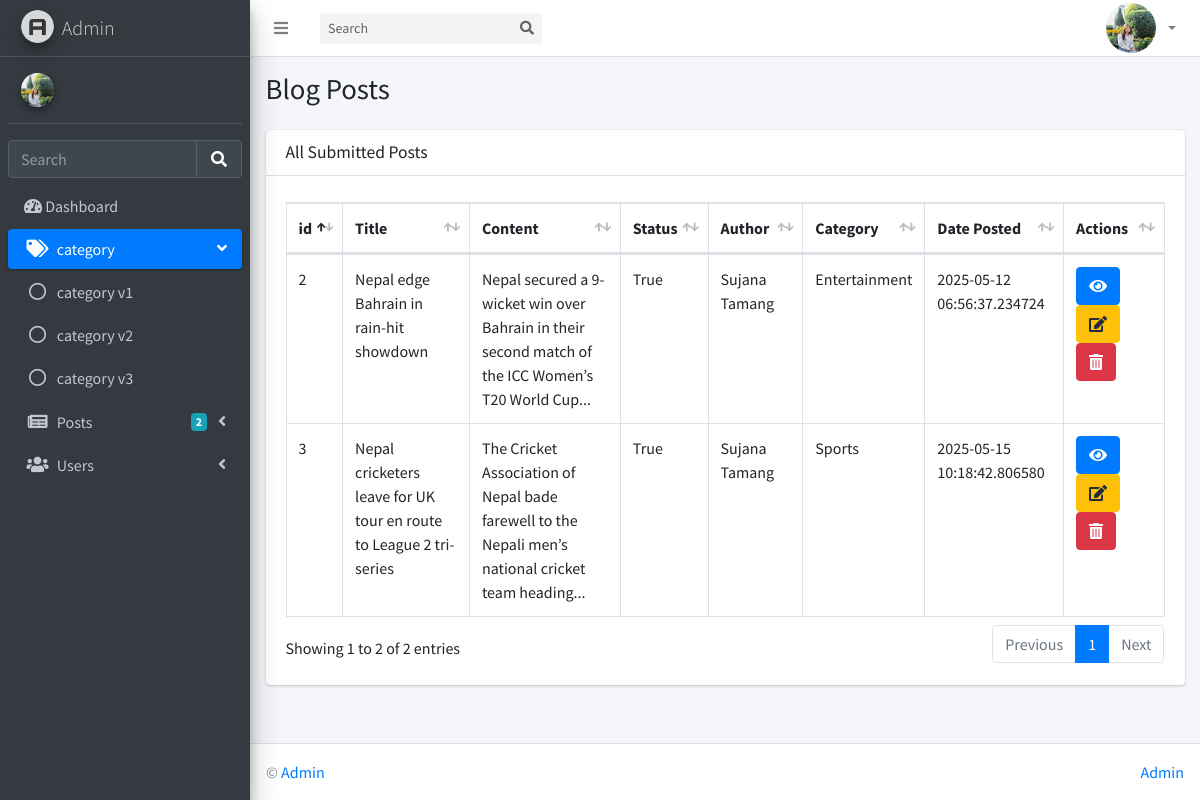
The page /posts_table on the database its author committed.
### apps/models.py (models this page shows)
class NewsPost(db.Model):
    __tablename__ = "news_posts"
    id = db.Column(db.Integer, primary_key=True)
    title = db.Column(db.String(255))
    content = db.Column(db.Text)
    author_id = db.Column(db.Integer, db.ForeignKey('users.id'), nullable=False)
    author = db.relationship('Users', back_populates='posts')
    status = db.Column(db.Boolean, nullable=False, default=False)
    category_id = db.Column(db.Integer, db.ForeignKey("categories.id"), nullable=False)
    categories = db.relationship('Category', back_populates='news_posts' , lazy= True)
    banner_image = db.Column(db.String(100), nullable=True)  # Stores file path
    content_images= db.relationship("ContentImage", back_populates="news_posts", cascade="all, delete-orphan")
    date_posted = db.Column(db.DateTime, default=datetime.utcnow)

class Category(db.Model):
    __tablename__ = 'categories'
    id = db.Column(db.Integer, primary_key=True)
    name = db.Column(db.String(50), unique=True, nullable=False)
    news_posts = db.relationship('NewsPost', back_populates='categories', lazy=True)

### apps/authentication/models.py (models this page shows, shortened)
class Users(db.Model, UserMixin):
    __tablename__ = 'users'
    id            = db.Column(db.Integer, primary_key=True)
    username      = db.Column(db.String(64), unique=True)
    email         = db.Column(db.String(64), unique=True)
    password= db.Column(db.LargeBinary)
    bio           = db.Column(db.Text(), nullable=True)
    posts = db.relationship('NewsPost', back_populates='author', lazy=True)
    oauth_github  = db.Column(db.String(100), nullable=True)
    oauth_google  = db.Column(db.String(100), nullable=True)
    date_added = db.Column(db.DateTime, default=datetime.utcnow)
    profile_image = db.Column(db.String(200), default='default.jpg')
    role_id = db.Column(db.Integer, db.ForeignKey('roles.id'), nullable=False, default=1)
    role = db.relationship('Role', backref='users')
    login_logs = db.relationship(
        'LoginLog',
        backref='user',
        cascade='all, delete-orphan',
        passive_deletes=True
    )
    permissions = db.relationship(
        'Permission',
        secondary='user_permissions',
        backref=db.backref('users', lazy='dynamic'),
        lazy='dynamic'
    )
    readonly_fields = ["id", "username", "email", "oauth_github", "oauth_google"]

### apps/home/routes.py (the view)
@blueprint.route('/posts_table')
def posts_table():
    posts = NewsPost.query.filter_by(status='Published'
                                     ).all()
    return render_template("home/posts_table.html",segment='index', posts=posts)

### apps/authentication/models.py (called while the page is built)
@login_manager.request_loader
def request_loader(request):
    username = request.form.get('username')
    user = Users.query.filter_by(username=username).first()
    return user if user else None

### apps/authentication/routes.py (called while the page is built)
@blueprint.before_app_request
def setup_roles_permissions():
    assign_permissions_to_roles()

### apps/home/routes.py (called while the page is built)
@blueprint.before_app_request
def create_default_categories():
    default_names = ['Sports', 'Technology', 'Politics', 'Entertainment']
    for name in default_names:
        if not Category.query.filter_by(name=name).first():
            db.session.add(Category(name=name))
    db.session.commit()

### templates/home/posts_table.html (shortened to what this page needs)
{% extends "layouts/base.html" %}
{% block body_class %} {% endblock body_class %}
{% block stylesheets %}
  <link rel="stylesheet" href="{{ url_for('static', filename='assets/plugins/fontawesome-free/css/all.min.css') }}">
  <link rel="stylesheet" href="{{ url_for('static', filename='assets/plugins/datatables-bs4/css/dataTables.bootstrap4.min.css') }}">
  <link rel="stylesheet" href="{{ url_for('static', filename='assets/plugins/datatables-responsive/css/responsive.bootstrap4.min.css') }}">
  <link rel="stylesheet" href="{{ url_for('static', filename='assets/css/adminlte.min.css') }}">
{% endblock stylesheets %}
{% block content %}
  <div class="content-wrapper">
    <section class="content-header">
      <div class="container-fluid">
        <div class="row mb-2">
          <div class="col-sm-6">
            <h1>Blog Posts</h1>
          </div>
        </div>
      </div>
    </section>
    <section class="content">
      <div class="container-fluid">
        <div class="row">
          <div class="col-12">
            <div class="card">
              <div class="card-header">
                <h3 class="card-title">All Submitted Posts</h3>
              </div>
              <div class="card-body">
                <table id="example2" class="table table-bordered table-hover">
                  <thead>
                  <tr>
                    <th>id</th>
                    <th>Title</th>
                    <th>Content</th>
                    <th>Status</th>
                    <th>Author</th>
                    <th>Category</th>
                    <th>Date Posted</th>
                    <th>Actions</th>
                  </tr>
                  </thead>
                  <tbody>
                  {% for post in posts %}
                  <tr>
                    <td> {{post.id}}</td>
                    <td> {{post.title}}</td>
                    <td>{{ post.content|striptags|truncate(100) }}</td>
                    <td> {{post.status}}</td>
                    <td>{{post.author.username}}</td>
                    <td> {{post.categories.name}}</td>
                    <td>{{post.date_posted}}</td>
                     <td>
                      <a href="{{ url_for('home_blueprint.view_post',id=post.id )}}" class="btn btn-primary">
                      <i class="fas fa-eye"></i>
                     </a>
                      <a href="{{ url_for('home_blueprint.edit_posts', id=post.id )}}" class="btn btn-warning">
                        <i class="fas fa-edit"></i>
                      </a>
                      <a href="{{ url_for('home_blueprint.delete_post',id=post.id ) }}" class="btn btn-danger">
                        <i class="fas fa-trash-alt"></i>
                      </a>
                     </td>
                  </tr>
                  {% endfor %}
                  </tbody>
                </table>
                </div>
                </div>
                </div>
                </div>
                </div>
                </section>
              </div>
{% endblock content %}

### rows shown on the page
NewsPost: id "2", title "Nepal edge Bahrain in rain-hit showdown", content "Nepal secured a 9-wicket win over Bahrain in their second match of the ICC Women’s T20 World Cup...", status "True", author.username "Sujana Tamang", categories.name "Entertainment", date_posted "2025-05-12 06:56:37.234724"
NewsPost: id "3", title "Nepal cricketers leave for UK tour en route to League 2 tri-series", content "The Cricket Association of Nepal bade farewell to the Nepali men’s national cricket team heading...", status "True", author.username "Sujana Tamang", categories.name "Sports", date_posted "2025-05-15 10:18:42.806580"
